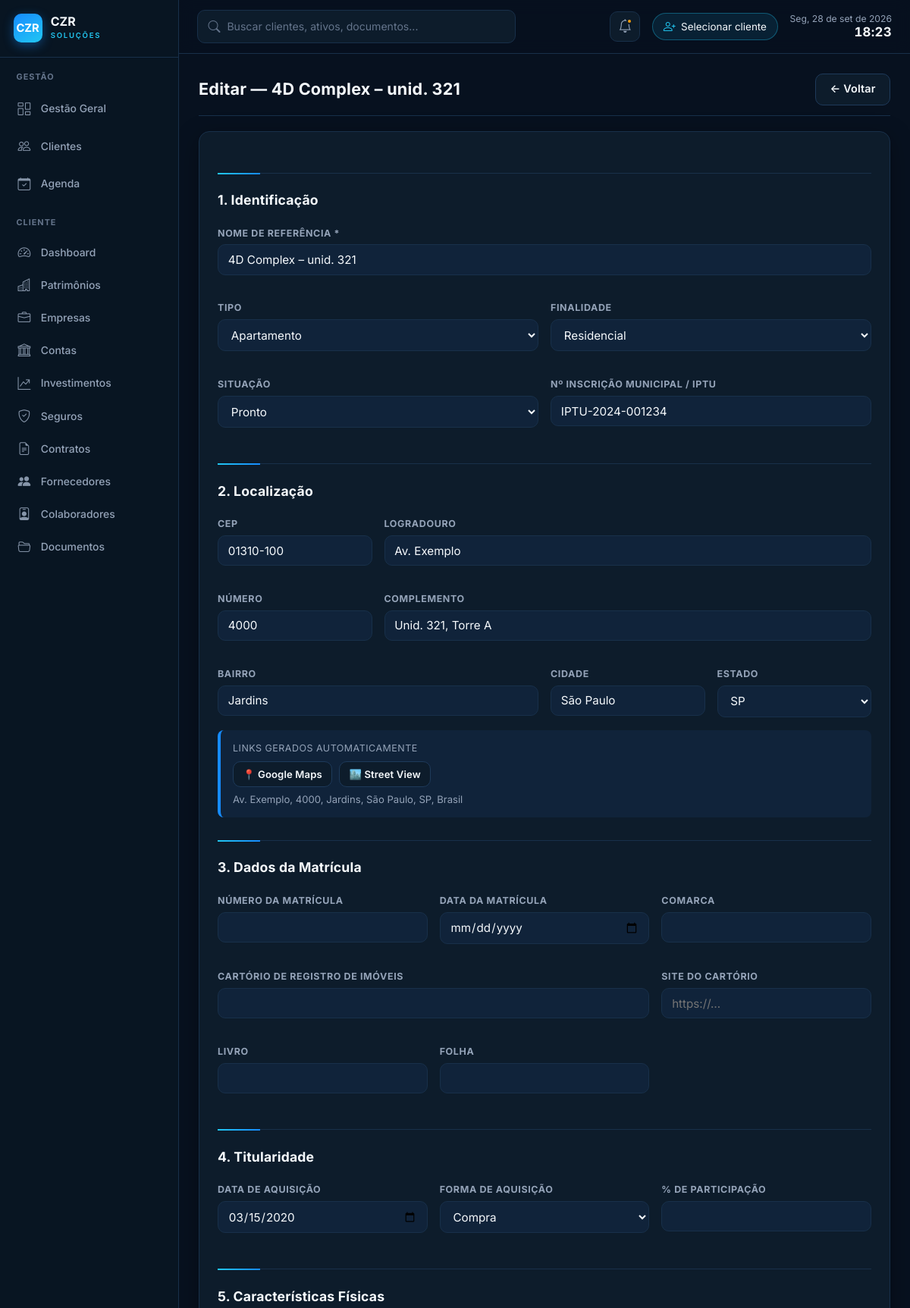
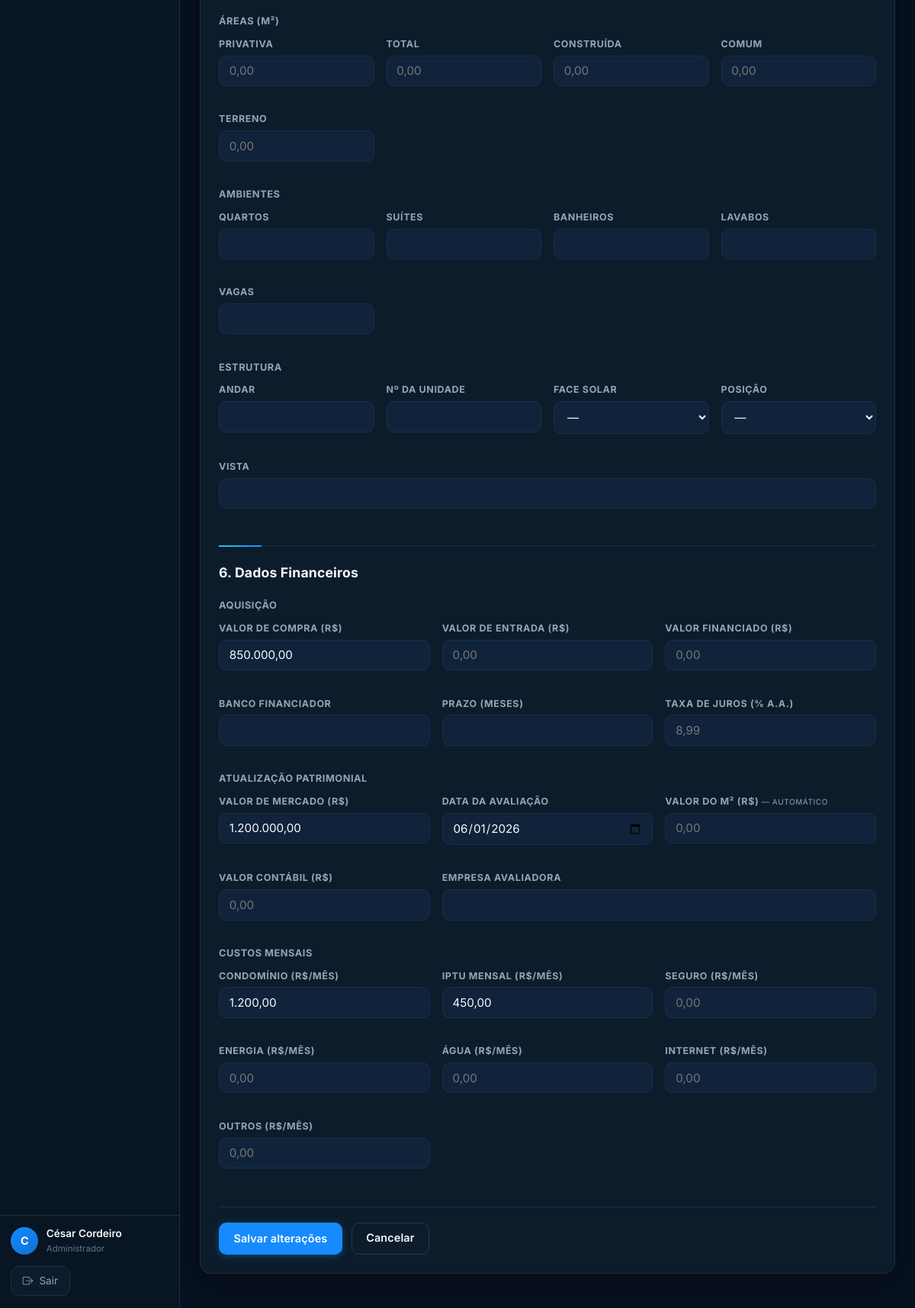
/imoveis/editar?id=1 (signed in), run on the app's committed database (2 pictures, top to bottom).
### tables this page shows
CREATE TABLE IF NOT EXISTS imoveis (
  id                    INT AUTO_INCREMENT PRIMARY KEY,
  cliente_id            INT NOT NULL,
  condominio_id         INT NULL,

   
  codigo                VARCHAR(20)  NOT NULL,        
  nome_referencia       VARCHAR(200) NOT NULL,
  tipo                  ENUM('apartamento','casa','sala_comercial','terreno','galpao','loja','hotel','outro') NOT NULL,
  finalidade            ENUM('residencial','comercial','mista','locacao','investimento') NOT NULL,
  situacao              ENUM('pronto','em_construcao','na_planta') NOT NULL DEFAULT 'pronto',

   
  logradouro            VARCHAR(200) NULL,
  numero                VARCHAR(20)  NULL,
  complemento           VARCHAR(100) NULL,
  cep                   VARCHAR(10)  NULL,
  bairro                VARCHAR(100) NULL,
  cidade                VARCHAR(100) NULL,
  estado                CHAR(2)      NULL,
  link_maps             VARCHAR(800) NULL,            
  link_street_view      VARCHAR(800) NULL,            

   
  inscricao_municipal   VARCHAR(60)  NULL,            
  numero_matricula      VARCHAR(60)  NULL,
  cartorio              VARCHAR(180) NULL,
  site_cartorio         VARCHAR(255) NULL,            
  comarca               VARCHAR(120) NULL,
  livro                 VARCHAR(40)  NULL,
  folha                 VARCHAR(40)  NULL,
  data_matricula        DATE         NULL,

   
  data_aquisicao        DATE         NULL,
  forma_aquisicao       ENUM('compra','heranca','doacao','permuta','integralizacao','outro') NULL,
  percentual_participacao DECIMAL(5,2) NULL,          
  outros_proprietarios  VARCHAR(500) NULL,            

   
  area_privativa        DECIMAL(10,2) NULL,           
  area_total            DECIMAL(10,2) NULL,           
  area_construida       DECIMAL(10,2) NULL,           
  area_comum            DECIMAL(10,2) NULL,           
  area_terreno          DECIMAL(10,2) NULL,           
  quartos               INT          NULL,
  suites                INT          NULL,
  banheiros             INT          NULL,
  lavabos               INT          NULL,
  vagas_garagem         INT          NULL,
  andar                 INT          NULL,
  numero_unidade        VARCHAR(30)  NULL,
  face_solar            VARCHAR(30)  NULL,            
  posicao_imovel        VARCHAR(60)  NULL,            
  vista                 VARCHAR(120) NULL,

   
  valor_compra          DECIMAL(15,2) NULL,
  valor_entrada         DECIMAL(15,2) NULL,
  valor_financiamento   DECIMAL(15,2) NULL,
  banco_financiador     VARCHAR(150)  NULL,
  prazo_financiamento   INT           NULL,           
  taxa_juros_anual      DECIMAL(6,4)  NULL,           
  valor_mercado         DECIMAL(15,2) NULL,
  data_avaliacao_mercado DATE          NULL,
  valor_contabil        DECIMAL(15,2) NULL,           
  empresa_avaliadora    VARCHAR(180)  NULL,
  valor_m2              DECIMAL(15,2) NULL,           

   
  custo_condominio      DECIMAL(10,2) NULL,
  custo_iptu_mensal     DECIMAL(10,2) NULL,           
  custo_energia         DECIMAL(10,2) NULL,
  custo_agua            DECIMAL(10,2) NULL,
  custo_internet        DECIMAL(10,2) NULL,
  custo_seguro          DECIMAL(10,2) NULL,
  custo_outros          DECIMAL(10,2) NULL,

  foto_principal        VARCHAR(300) NULL,            
  observacoes           TEXT         NULL,
  ativo                 TINYINT(1) NOT NULL DEFAULT 1,
  criado_em             DATETIME NOT NULL DEFAULT CURRENT_TIMESTAMP,
  atualizado_em         DATETIME NOT NULL DEFAULT CURRENT_TIMESTAMP ON UPDATE CURRENT_TIMESTAMP,

  FOREIGN KEY (cliente_id)   REFERENCES clientes(id)    ON DELETE RESTRICT,
  FOREIGN KEY (condominio_id) REFERENCES condominios(id) ON DELETE SET NULL
);

### app/Views/imoveis/editar.php (the view, shortened to what the rows shown need)
<?php
require APP_ROOT . '/includes/header.php';
if (!function_exists('mf_val')) {
    function mf_val(?float $v): string { return $v ? number_format($v, 2, ',', '.') : ''; }
}
$v = fn($k, $dec = false) => $dec ? mf_val((float)($d[$k] ?? 0)) : h($d[$k] ?? '');
$estados = ['AC','AL','AP','AM','BA','CE','DF','ES','GO','MA','MT','MS','MG','PA','PB','PR','PE','PI','RJ','RN','RS','RO','RR','SC','SP','SE','TO'];
?>
<div class="container" style="max-width:960px">
  <div class="card-header" style="margin-bottom:1.25rem">
    <h2 class="card-titulo">Editar — <?= h($im['nome_referencia']) ?></h2>
    <a href="<?= base_url('imoveis/ficha?id='.$id) ?>" class="btn btn-secundario">← Voltar</a>
  </div>
  <div class="card">
    <form method="post">
      <div class="form-grid form-grid-2">
        <div class="form-grupo" style="grid-column:1/-1">
          <label>Nome de referência *</label>
          <input type="text" name="nome_referencia" required value="<?= $v('nome_referencia') ?>">
        </div>
        <div class="form-grupo"><label>Situação</label><select name="situacao">
          <?php foreach (['pronto'=>'Pronto','em_construcao'=>'Em Construção','na_planta'=>'Na Planta'] as $sv=>$sl): ?>
          <option value="<?=$sv?>" <?=($d['situacao']===$sv)?'selected':''?>><?=$sl?></option>
          <?php endforeach; ?></select></div>
        <div class="form-grupo"><label>Nº Inscrição Municipal / IPTU</label><input type="text" name="inscricao_municipal" value="<?=$v('inscricao_municipal')?>"></div>
      </div>
      <div class="form-grid form-grid-4">
        <div class="form-grupo"><label>CEP</label><input type="text" name="cep" id="cep" maxlength="9" oninput="mascara_cep(this)" onblur="busca_cep(this)" value="<?=$v('cep')?>"></div>
        <div class="form-grupo" style="grid-column:span 3"><label>Logradouro</label><input type="text" name="logradouro" id="logradouro" value="<?=$v('logradouro')?>"></div>
        <div class="form-grupo"><label>Número</label><input type="text" name="numero" value="<?=$v('numero')?>"></div>
        <div class="form-grupo" style="grid-column:span 3"><label>Complemento</label><input type="text" name="complemento" value="<?=$v('complemento')?>"></div>
        <div class="form-grupo" style="grid-column:span 2"><label>Bairro</label><input type="text" name="bairro" id="bairro" value="<?=$v('bairro')?>"></div>
        <div class="form-grupo"><label>Cidade</label><input type="text" name="cidade" id="cidade" value="<?=$v('cidade')?>"></div>
        <div class="form-grupo"><label>Estado</label><select name="estado" id="estado"><option value="">—</option>
          <?php foreach($estados as $uf): ?><option value="<?=$uf?>" <?=$d['estado']===$uf?'selected':''?>><?=$uf?></option><?php endforeach;?></select></div>
      </div>
      <div class="form-grid form-grid-3">
        <div class="form-grupo"><label>Data de aquisição</label><input type="date" name="data_aquisicao" value="<?=$v('data_aquisicao')?>"></div>
      </div>
      <div class="form-grid form-grid-3" style="margin-bottom:1rem">
        <div class="form-grupo"><label>Valor de compra (R$)</label><input type="text" name="valor_compra" placeholder="0,00" value="<?=mf_val((float)($d['valor_compra']??0))?>"></div>
      </div>
      <div class="form-grid form-grid-3" style="margin-bottom:1rem">
        <div class="form-grupo"><label>Valor de mercado (R$)</label><input type="text" name="valor_mercado" placeholder="0,00" value="<?=mf_val((float)($d['valor_mercado']??0))?>"></div>
        <div class="form-grupo"><label>Data da avaliação</label><input type="date" name="data_avaliacao_mercado" value="<?=$v('data_avaliacao_mercado')?>"></div>
      </div>
      <div class="form-grid form-grid-3">
        <?php foreach(['custo_condominio'=>'Condomínio','custo_iptu_mensal'=>'IPTU mensal','custo_seguro'=>'Seguro','custo_energia'=>'Energia','custo_agua'=>'Água','custo_internet'=>'Internet','custo_outros'=>'Outros'] as $c=>$l): ?>
        <div class="form-grupo"><label><?=$l?> (R$/mês)</label><input type="text" name="<?=$c?>" placeholder="0,00" value="<?=mf_val((float)($d[$c]??0))?>"></div>
        <?php endforeach;?>
      </div>
    </form>
  </div>
</div>
<?php require APP_ROOT . '/includes/footer.php'; ?>

### data on the page
imoveis: nome_referencia "4D Complex – unid. 321", situacao "Pronto", inscricao_municipal "IPTU-2024-001234", cep "01310-100", logradouro "Av. Exemplo", numero "4000", complemento "Unid. 321, Torre A", bairro "Jardins", cidade "São Paulo", estado "SP", data_aquisicao "03/15/2020", valor_compra "850.000,00", valor_mercado "1.200.000,00", data_avaliacao_mercado "06/01/2026", custo_condominio "1.200,00", custo_iptu_mensal "450,00"

### other printed values
$titulo "GESTÃO"
$rotulo "Gestão Geral"
$rotulo "Clientes"
$rotulo "Agenda"
$titulo "CLIENTE"
$rotulo "Dashboard"
$rotulo "Patrimônios"
$rotulo "Empresas"
$rotulo "Contas"
$rotulo "Investimentos"
$rotulo "Seguros"
$rotulo "Contratos"
$rotulo "Fornecedores"
$rotulo "Colaboradores"
$rotulo "Documentos"
